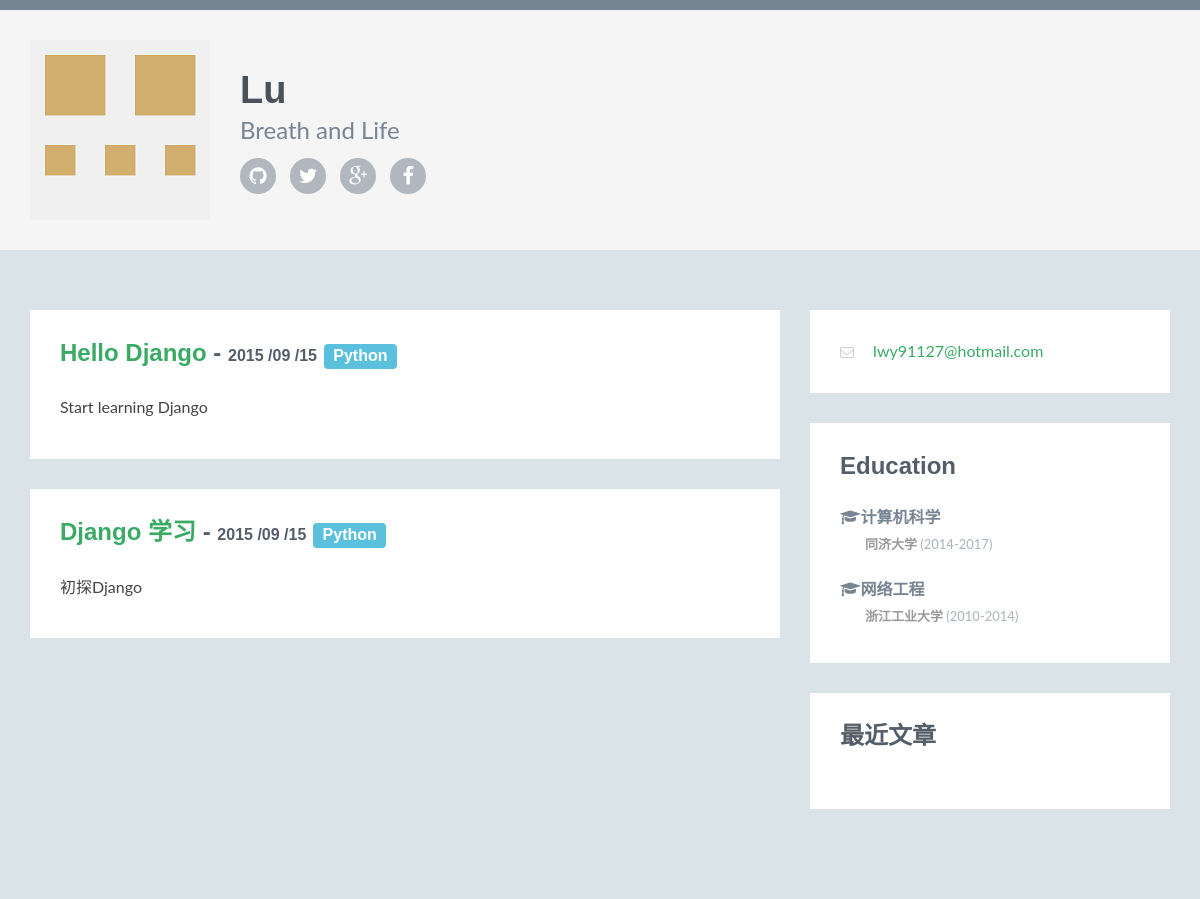
The app's page /, older data.
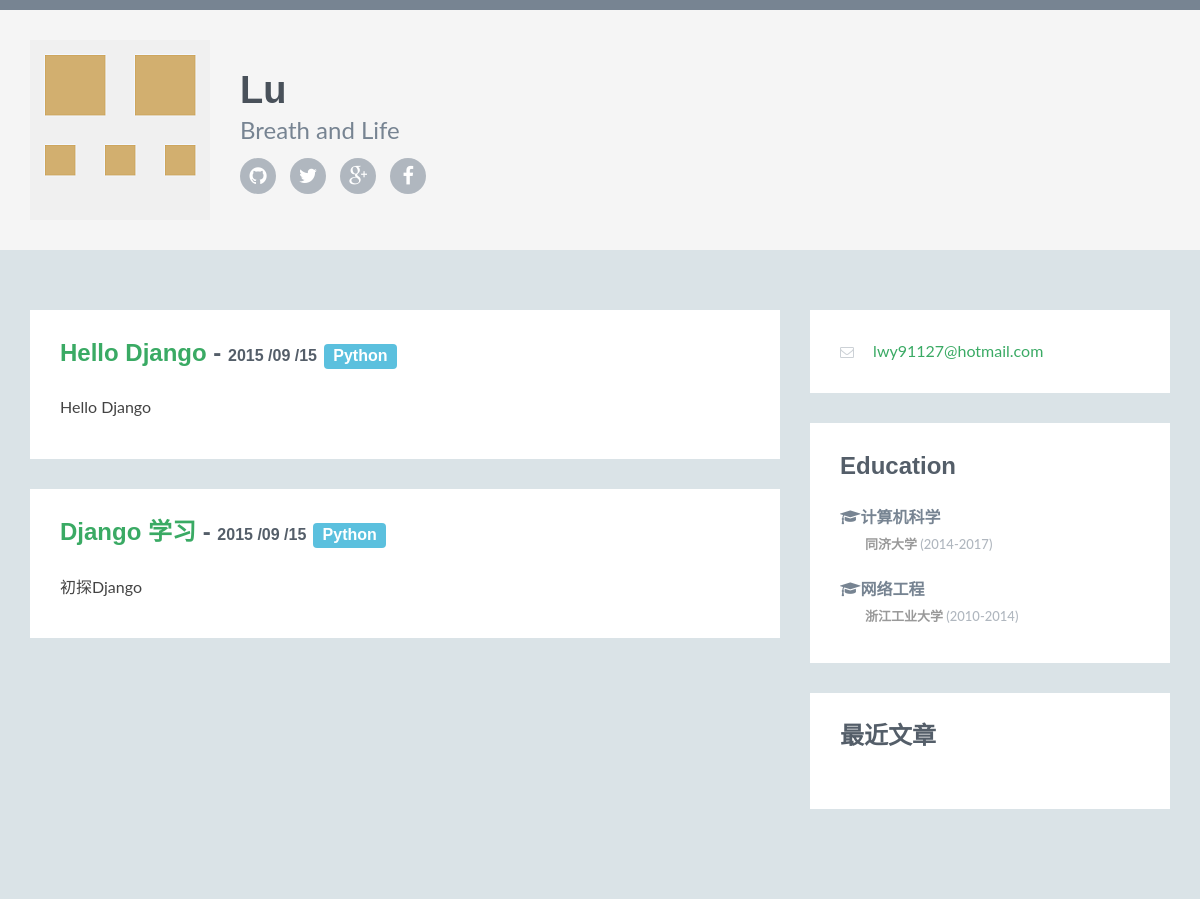
The same page, newer data.
### article/models.py (models this page shows, shortened)
class Article(models.Model):
    title = models.CharField(max_length = 100)
    category = models.CharField(max_length = 50, blank = True)
    date_time = models.DateTimeField(auto_now_add = True)
    content = models.TextField(blank = True, null = True)
    class Meta: #元选项设置时间降序排序
        ordering = ['-date_time']

### article/views.py (the view)
# urls.py: 2. Add a URL to urlpatterns:  url(r'^$', views.home, name='home')
def home(request):
    post_list = Article.objects.all()
    return render(request,'home.html',{'post_list':post_list})

### article/templatetags/custom_markdown.py (called while the page is built)
@register.filter(is_safe = True) #注册template filter
@stringfilter #字符串做参数
def custom_markdown(value):
    return mark_safe(markdown.markdown(value,
        extensions = ['markdown.extensions.fenced_code', 'markdown.extensions.codehilite'],
                                       safe_mode=True,
                                       enable_attributes=False))

### templates/home.html (shortened to what this page needs)
{% extends "base.html" %} {% load custom_markdown %}  {% block content %}
  {% for post in post_list %}
  <section class="section">
    <div class="section-inner">
      <h2 class="heading"><a href="{% url "detail" id=post.id %}">{{ post.title }} </a> - <span class="year">{{ post.date_time |date:"Y /m /d"}}</span> <span class="label label-info category"><a href="#">{{ post.category }}</a></span></h2>
    <div class="content">
      <p>
        {{ post.content | truncatewords_html:100 | custom_markdown}}
      </p>
    </div>
  </section>
  {% endfor %}
{% endblock %}

Row changes from the older to the newer data that the page shows:
changed Article "Hello Django": content|custom_markdown "Start learning Django" → "Hello Django"
